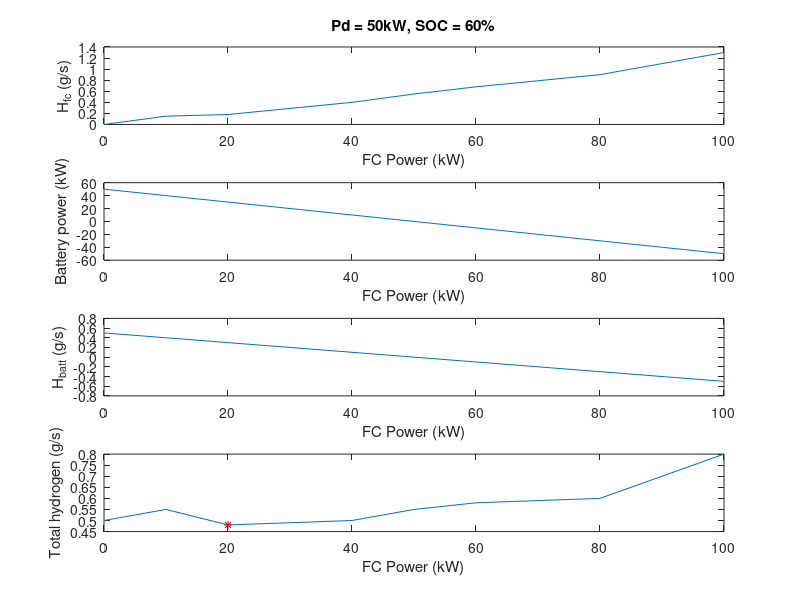
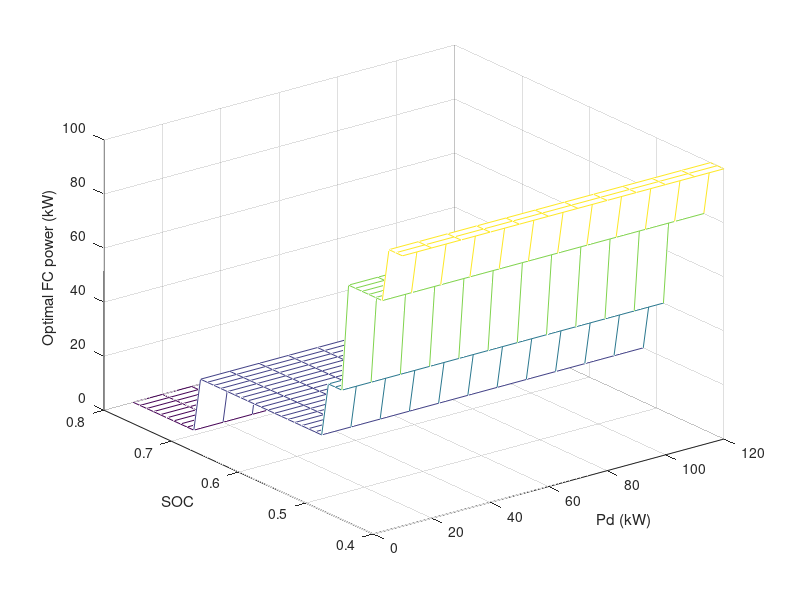

Reproduce these figures in MATLAB, in order.
clear all;
close all;
clc;

% fuel cell efficiency
opt_fc_power = [0:10:100];
opt_hydrogen_rate = [0 0.15 0.18 0.29 0.4 0.55 0.68 0.79 0.9 1.1 1.3];
fc_batt = 0.01; % conversion factor from P_batt to equivalent fuel cell consumption
Eff_elec = 1; % 100% electric efficiency between battery and motor

% SOC weighting factor
soc_L = 0.5;
soc_H = 0.7;
soc = [0.4:0.01:0.8];
x_soc = (soc - (soc_L+soc_H)/2)/(soc_H-soc_L);
f_soc = 1-(1-0.7.*x_soc).*x_soc.^3; % 1 by41

% Sweep power demand range and calculate power combination options
for i = 1:12,
    Pd(i) = i*10; % Pd from 10kw to 120kw
    P_batt(i,:) = Pd(i) - opt_fc_power;
        for k = 1:41,
            hydro_batt(k,i,:) = f_soc(k)*fc_batt*P_batt(i,:)/Eff_elec;
            fuel_total(k,i,:) = reshape(opt_hydrogen_rate,1,1,11) + hydro_batt(k,i,:) ; % calculate equivalent fuel cell consumption
        end
end

% Showing consumption calculation at a Pd = 50kW and SOC = 60% case
% index1 and index2
index1 = 5; % index1 Pd = 50(kW)
index2 = 21; % index2 indicate which SOC level in [0.4:0.01:0.8] is selected

figure(1)
subplot(411), plot(opt_fc_power, opt_hydrogen_rate)
xlabel('FC Power (kW)'), ylabel('H_f_c (g/s)')
title('Pd = 50kW, SOC = 60%')
subplot(412), plot(opt_fc_power, P_batt(index1,:))
xlabel('FC Power (kW)'), ylabel('Battery power (kW)')
subplot(413), plot(opt_fc_power, squeeze(hydro_batt(index2,index1,:)))
xlabel('FC Power (kW)'), ylabel('H_b_a_t_t (g/s)')
subplot(414), plot(opt_fc_power, squeeze(fuel_total(index2,index1,:)))
xlabel('FC Power (kW)'), ylabel('Total hydrogen (g/s)')
hold on
[fuel_min, index] = min(fuel_total(index2,index1,:));
plot(opt_fc_power(index), fuel_min, 'r*'), hold off

figure(2)
for index1 = 1:12, % Pd from 1 to 120 kW
    for index2 = 1:41 % SOC 0.4:0.01:0.8
    [fuel_min(index2, index1), index] = min(fuel_total(index2,index1,:));
    fc_optimal(index2, index1) = opt_fc_power(index);
    end
end

mesh(Pd, soc, fc_optimal)
xlabel('Pd (kW)'), ylabel('SOC'), zlabel('Optimal FC power (kW)')